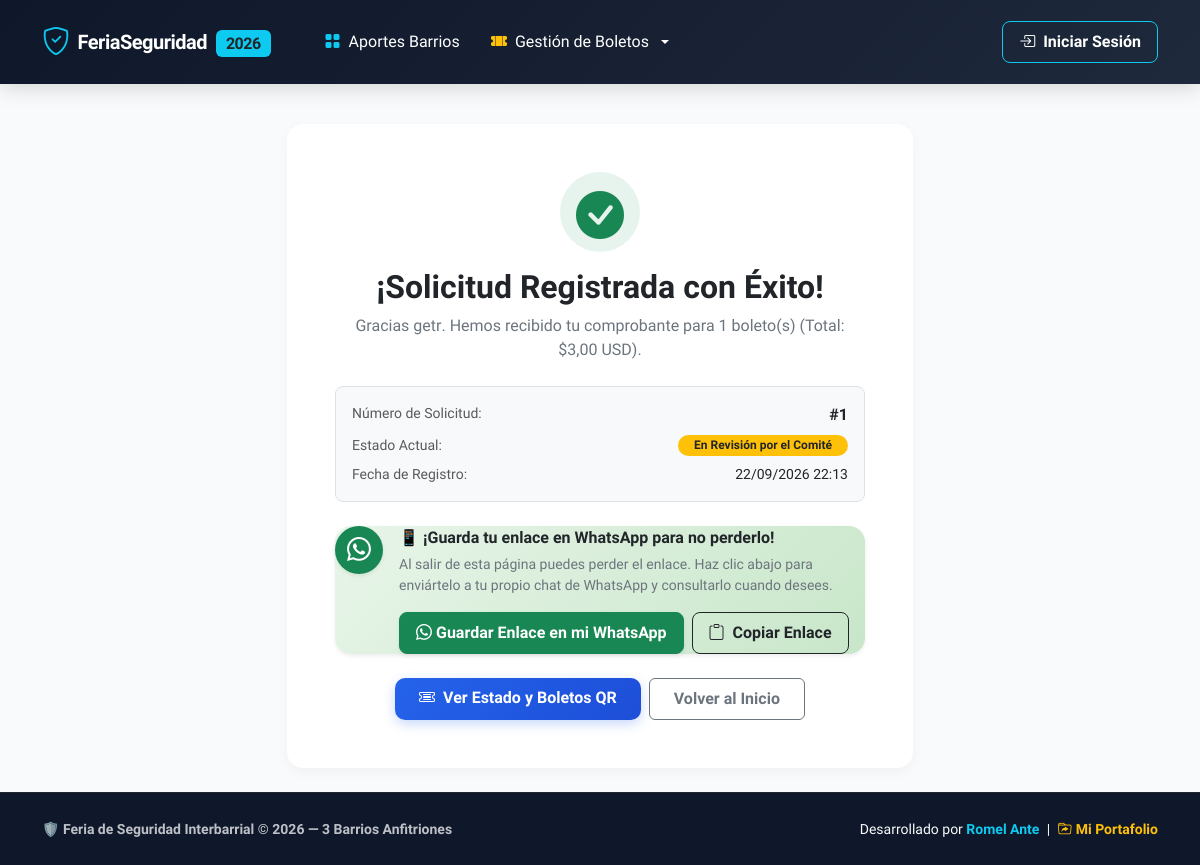
Page /preventa/1/confirmacion/ on the committed database.
### feria/models.py (models this page shows, shortened)
class SolicitudBoleto(models.Model):
    ESTADO_CHOICES = [
        ('pendiente', 'En Revisión (Comprobante Subido)'),
        ('confirmado', 'Aprobado / Confirmado'),
        ('rechazado', 'Rechazado'),
    ]
    nombre_comprador = models.CharField(max_length=150, verbose_name="Nombre Completo")
    cedula = models.CharField(max_length=20, verbose_name="Cédula / Identificación", blank=True, default='')
    telefono = models.CharField(max_length=50, verbose_name="Teléfono WhatsApp")
    email = models.EmailField(blank=True, verbose_name="Correo Electrónico")
    cantidad = models.PositiveIntegerField(default=1, verbose_name="Cantidad de Boletos")
    precio_unitario = models.DecimalField(max_digits=6, decimal_places=2, default=3.00, verbose_name="Precio Unitario ($)")
    total = models.DecimalField(max_digits=8, decimal_places=2, verbose_name="Total ($)")
    comprobante = models.ImageField(upload_to='comprobantes/', verbose_name="Comprobante de Pago")
    numero_comprobante = models.CharField(max_length=100, blank=True, null=True, verbose_name="Nro. de Comprobante / Referencia")
    estado = models.CharField(max_length=20, choices=ESTADO_CHOICES, default='pendiente', verbose_name="Estado")
    notas_admin = models.TextField(blank=True, verbose_name="Notas del Administrador")
    fecha_solicitud = models.DateTimeField(auto_now_add=True, verbose_name="Fecha de Solicitud")
    fecha_respuesta = models.DateTimeField(null=True, blank=True, verbose_name="Fecha de Respuesta")
    class Meta:
        verbose_name = "Solicitud de Boleto Digital"
        verbose_name_plural = "Solicitudes de Boletos Digitales"
        ordering = ['-fecha_solicitud']
    def get_whatsapp_consulta_link(self, request=None):
        import urllib.parse
        phone_digits = ''.join(filter(str.isdigit, self.telefono))
        if phone_digits.startswith('0'):
            phone_digits = '593' + phone_digits[1:]
        elif not phone_digits.startswith('593') and len(phone_digits) == 9:
            phone_digits = '593' + phone_digits
        if request:
            url_detalle = request.build_absolute_uri(f"/preventa/{self.pk}/detalle/")
        else:
            url_detalle = f"/preventa/{self.pk}/detalle/"
        mensaje = (
            f"🎟️ *Mi Solicitud de Boleto Digital - Feria de Seguridad 2026*\n\n"
            f"Hola {self.nombre_comprador}, este es tu enlace personal para consultar el estado de tu solicitud y ver tus boletos con código QR:\n\n"
            f"📲 *Consulta el estado de tu boleto aquí:*\n"
            f"{url_detalle}\n\n"
            f"📌 *Detalle:* Solicitud #{self.id} | {self.cantidad} boleto(s) | Total: ${self.total} USD\n\n"
            f"¡Guarda este mensaje en tu WhatsApp para no perder tu boleto! 🎪"
        )
        return f"https://api.whatsapp.com/send?phone={phone_digits}&text={urllib.parse.quote(mensaje)}"

### feria/views.py (the view)
# urls.py: path('preventa/<int:pk>/confirmacion/', views.solicitud_confirmacion, name='solicitud_confirmacion'),
def solicitud_confirmacion(request, pk):
    solicitud = get_object_or_404(SolicitudBoleto, pk=pk)
    wa_consulta_link = solicitud.get_whatsapp_consulta_link(request)
    return render(request, 'feria/solicitud_confirmacion.html', {
        'solicitud': solicitud,
        'wa_consulta_link': wa_consulta_link
    })

### feria/templates/feria/solicitud_confirmacion.html (shortened to what this page needs)
{% extends 'feria/base.html' %}
{% block content %}
<div class="container" style="max-width: 650px;">
    <div class="card card-custom bg-white p-4 p-md-5 text-center">
        <div class="p-3 bg-success bg-opacity-10 text-success rounded-circle d-inline-block mx-auto mb-3" style="width: 80px; height: 80px; padding: 18px 0;">
            <i class="bi bi-check-circle-fill display-5"></i>
        </div>
        <h2 class="fw-bold mb-2">¡Solicitud Registrada con Éxito!</h2>
        <p class="text-secondary lead fs-6 mb-4">
            Gracias <strong>{{ solicitud.nombre_comprador }}</strong>. Hemos recibido tu comprobante para <strong>{{ solicitud.cantidad }} boleto(s)</strong> (Total: ${{ solicitud.total }} USD).
        </p>
        <div class="bg-light p-3 rounded-3 text-start mb-4 border">
            <div class="d-flex justify-content-between mb-2">
                <span class="text-muted small">Número de Solicitud:</span>
                <strong class="text-dark">#{{ solicitud.id }}</strong>
            </div>
            <div class="d-flex justify-content-between mb-2">
                <span class="text-muted small">Estado Actual:</span>
                <span class="badge bg-warning text-dark px-3 py-1 rounded-pill">En Revisión por el Comité</span>
            </div>
            <div class="d-flex justify-content-between">
                <span class="text-muted small">Fecha de Registro:</span>
                <span class="text-dark small">{{ solicitud.fecha_solicitud|date:"d/m/Y H:i" }}</span>
            </div>
        </div>
        <div class="card p-3.5 mb-4 border-0 text-start shadow-sm" style="background: linear-gradient(135deg, #e8f5e9 0%, #c8e6c9 100%); border-radius: 16px;">
            <div class="d-flex align-items-start gap-3">
                <div class="bg-success text-white p-3 rounded-circle d-flex align-items-center justify-content-center shadow-sm" style="width: 48px; height: 48px; flex-shrink: 0;">
                    <i class="bi bi-whatsapp fs-4"></i>
                </div>
                <div class="flex-grow-1">
                    <strong class="d-block text-dark fs-6 mb-1">📱 ¡Guarda tu enlace en WhatsApp para no perderlo!</strong>
                    <p class="text-secondary small mb-3">
                        Al salir de esta página puedes perder el enlace. Haz clic abajo para enviártelo a tu propio chat de WhatsApp y consultarlo cuando desees.
                    </p>
                    <div class="d-flex flex-wrap gap-2">
                        <a href="{{ wa_consulta_link }}" target="_blank" class="btn btn-success fw-bold px-3 py-2 rounded-3 shadow-sm d-inline-flex align-items-center gap-1">
                            <i class="bi bi-whatsapp"></i> Guardar Enlace en mi WhatsApp
                        </a>
                        <button type="button" onclick="copiarEnlace()" class="btn btn-outline-dark fw-bold px-3 py-2 rounded-3">
                            <i class="bi bi-clipboard me-1"></i> Copiar Enlace
                        </button>
                    </div>
                </div>
            </div>
        </div>
        <div class="d-flex flex-column flex-sm-row justify-content-center gap-2">
            <a href="{% url 'solicitud_detalle_publico' solicitud.pk %}" class="btn btn-brand fw-bold px-4 py-2">
                <i class="bi bi-ticket-detailed me-1"></i> Ver Estado y Boletos QR
            </a>
            <a href="{% url 'index' %}" class="btn btn-outline-secondary fw-semibold px-4 py-2">
                Volver al Inicio
            </a>
        </div>
    </div>
</div>
{% endblock %}

### feria/templates/feria/base.html (style rules this page uses)
:root { --brand-primary: #2563eb; --brand-dark: #0f172a; --brand-accent: #06b6d4; --bg-light: #f8fafc; }
body { font-family: 'Plus Jakarta Sans', -apple-system, BlinkMacSystemFont, "Segoe UI", Roboto, sans-serif; background-color: var(--bg-light); color: #1e293b; min-height: 100vh; display: flex; flex-direction: column; }
.card-custom { border: none; border-radius: 16px; box-shadow: 0 4px 12px rgba(0, 0, 0, 0.04); transition: transform 0.2s ease, box-shadow 0.2s ease; }
.btn-brand { background: linear-gradient(135deg, #2563eb 0%, #1d4ed8 100%); color: white; font-weight: 600; border: none; border-radius: 10px; padding: 0.6rem 1.2rem; box-shadow: 0 4px 12px rgba(37, 99, 235, 0.25); }

### rows in the picture
SolicitudBoleto: nombre_comprador "getr", cantidad "1", total "3,00", id "1", fecha_solicitud "22/09/2026 22:13"
